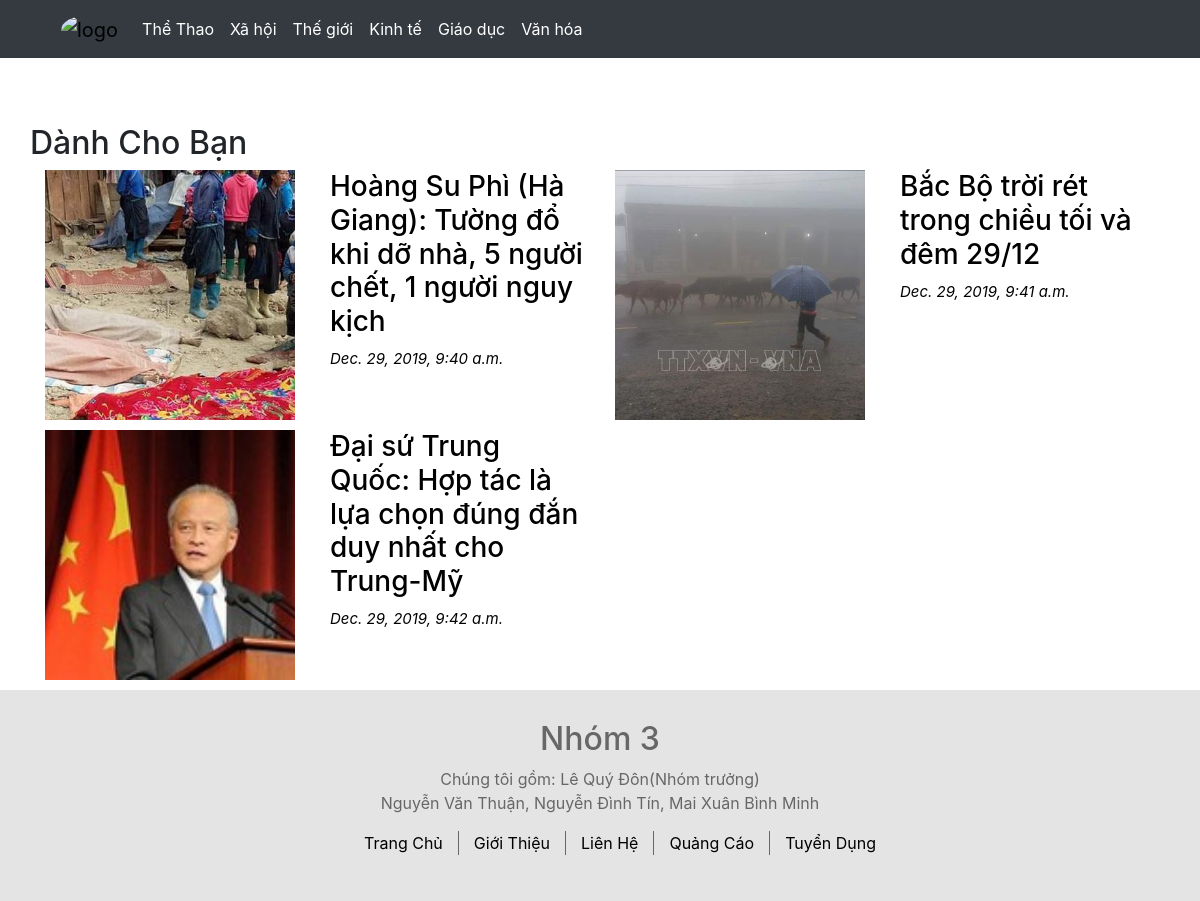
The app's page /polls/list/2 with its own data.
### polls/models.py (models this page shows)
class Theloai(models.Model):
    id = models.AutoField(primary_key=True)
    ten_the_loai=models.CharField(max_length=200)

class Tintuc(models.Model):
    id=models.AutoField(primary_key=True)
    tieu_de=models.CharField(max_length=1000)
    tom_tat=models.TextField(default={})
    hinh=models.ImageField(upload_to="images/", blank=True, null=True)
    ngaytao=models.DateTimeField(auto_now = True)
    noidung=RichTextField()
    theloai=models.ForeignKey(Theloai,on_delete=models.CASCADE)

### polls/views.py (the view)
# urls.py: path('list/<int:loai_id>',views.viewlisttintuc,name="list"),
def viewlisttintuc(request, loai_id):
    listtt=Theloai.objects.get(pk=loai_id)
    listloai=Theloai.objects.all()
    return render(request,"polls/loaitintuc.html",{"tintuc":listtt,"listloai":listloai})

### polls/templates/polls/loaitintuc.html (shortened to what this page needs)
 {% extends 'polls/base.html' %}
 {% block content %}
  <header>
        <div class="container-fluid bg-dark menu ">
            <div class="container ">
                <nav class="navbar navbar-expand-sm bg-dark navbar-dark ">
                    <a class="navbar-brand" href="{% url 'index' %}">
                        <img src="https://image.freepik.com/free-vector/newspaper-logo_10250-2347.jpg" alt="logo" class="logo">
                    </a>
                    <ul class="navbar-nav">
                       {% for item in listloai %}
                       <li class="nav-item">
                        <a class="nav-link text-white" href="{% url 'list' item.id %}">{{item.ten_the_loai}}</a>
                        <li>
                        {% endfor %}
                    </ul>
                </nav>
            </div>
        </div>
    </header>
 <br>
 <main>
    <div class="container">
            <div class="row"><h2>Dành Cho Bạn</h2></div>
            <div class="row ">
            {% for item in tintuc.tintuc_set.all %}
                <div class="col-6 item">
                    <div class="container-fluid">
                        <a href="{% url 'tintuc' item.id %}">
                            <div class="row ">
                                <div class="col-6 "><img class="img-cart" src="{{item.hinh.url}}" alt="" height="250px" width="250px" ></div>
                                <div class="col-6 b ">
                                    <h3>{{item.tieu_de}}</h3>
                                    <p><i style="color: black;">{{item.ngaytao}}</i></p>
                                </div>
                            </div>
                        </a>
                    </div>
                </div>
            {% endfor %}
            </div>
        </div>
 </main>
 <footer >
        <div class="container-fluid ">
           <div class="container">
               <h2>Nhóm 3</h2>
               <p> Chúng tôi gồm: Lê Quý Đôn(Nhóm trưởng) <br> Nguyễn Văn Thuận, Nguyễn Đình Tín, Mai Xuân Bình Minh </p>
               <ul>
                    <li class="link" style="border: 0;"><a href="">Trang Chủ</a></li>
                    <li class="link"><a href="">Giới Thiệu</a></li>
                    <li class="link"><a href="">Liên Hệ</a></li>
                    <li class="link"><a href="">Quảng Cáo</a></li>
                    <li class="link"><a href="">Tuyển Dụng</a></li>
               </ul>
           </div>
        </div>
   </footer>
 {% endblock %}

### polls/templates/polls/loaitintuc.html (style rules this page uses)
.menu { position: fixed; z-index: 1; top: 0; }
img { object-fit: cover; }
img.logo { width: 40px; height: 40px; border-radius: 50%; }
main { margin-top: 50px; }
.item { margin-bottom: 10px; padding: 0; }
i { color: white; font-size: 15px; }
a { color: black !important; }
footer { padding: 30px; color: rgb(104, 103, 103); background-color: rgb(228, 228, 228); text-align: center; }
ul { display: flex; justify-content: center; }
li.link { margin: 0; padding: 0px 15px; border-left: 1px solid; list-style: none; }

### records on screen
Theloai: ten_the_loai "Thể Thao"
Theloai: ten_the_loai "Xã hội"
Theloai: ten_the_loai "Thế giới"
Theloai: ten_the_loai "Kinh tế"
Theloai: ten_the_loai "Giáo dục"
Theloai: ten_the_loai "Văn hóa"
Tintuc: hinh (picture), tieu_de "Hoàng Su Phì (Hà Giang): Tường đổ khi dỡ nhà, 5 người chết, 1 người nguy kịch", ngaytao "Dec. 29, 2019, 9:40 a.m."
Tintuc: hinh (picture), tieu_de "Bắc Bộ trời rét trong chiều tối và đêm 29/12", ngaytao "Dec. 29, 2019, 9:41 a.m."
Tintuc: hinh (picture), tieu_de "Đại sứ Trung Quốc: Hợp tác là lựa chọn đúng đắn duy nhất cho Trung-Mỹ", ngaytao "Dec. 29, 2019, 9:42 a.m."
